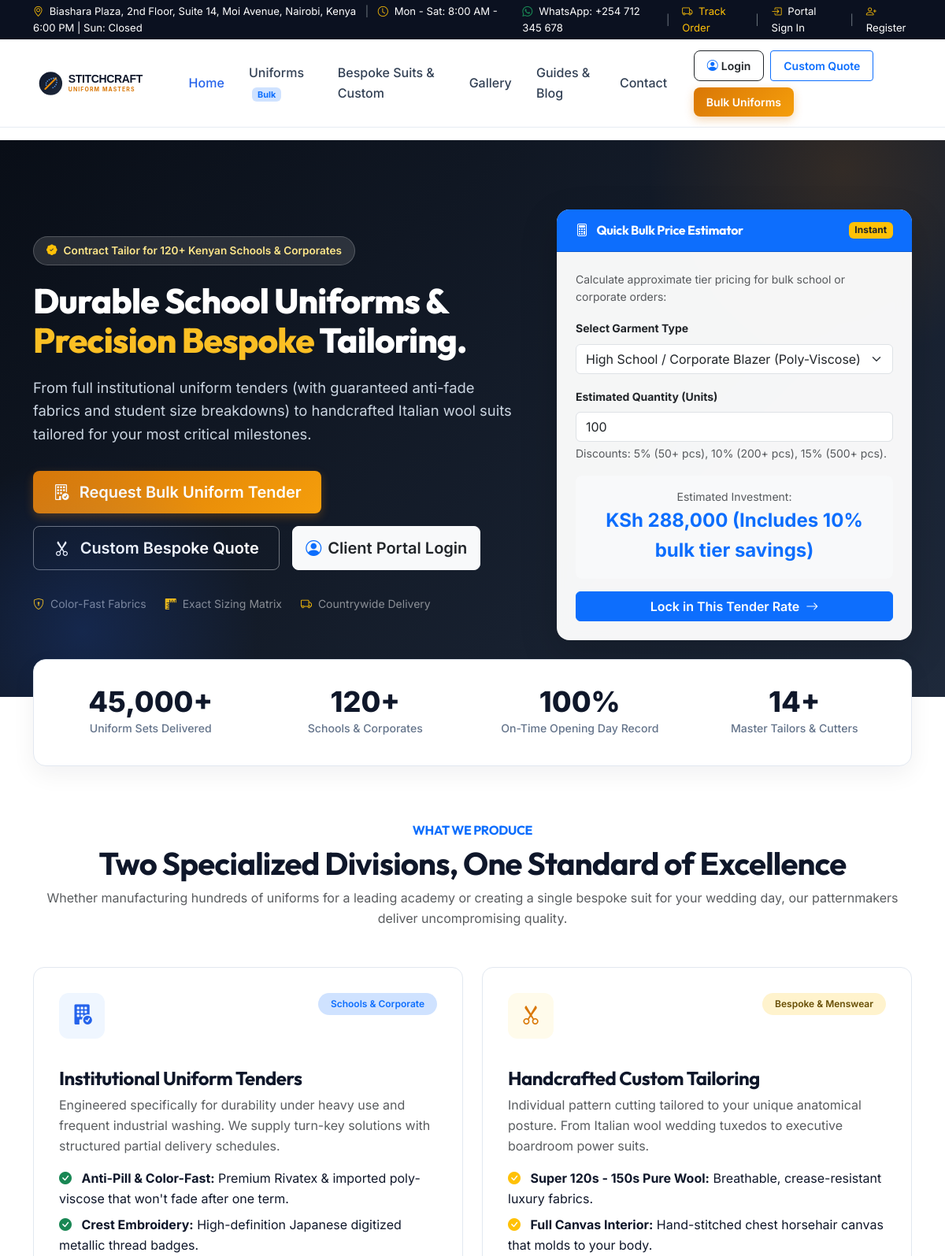
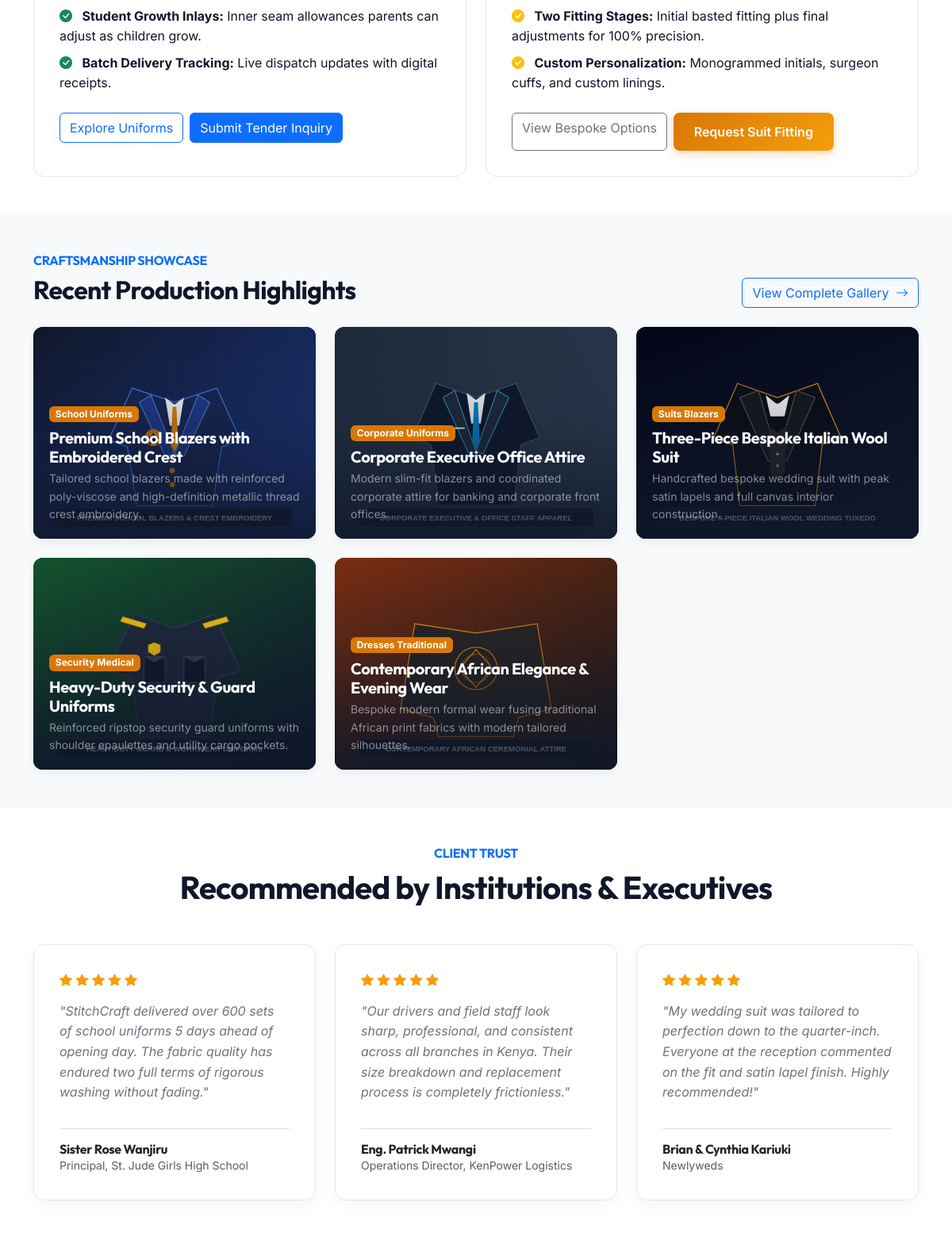
The page / (upper part) on the database its author committed (2 pictures, top to bottom).
### tables this page shows
CREATE TABLE IF NOT EXISTS `gallery` (
  `id` INT AUTO_INCREMENT PRIMARY KEY,
  `title` VARCHAR(150) NOT NULL,
  `category` ENUM('school_uniforms', 'corporate_uniforms', 'security_medical', 'suits_blazers', 'dresses_traditional', 'casual_everyday') NOT NULL DEFAULT 'school_uniforms',
  `image_path` VARCHAR(255) NOT NULL,
  `thumbnail_path` VARCHAR(255) DEFAULT NULL,
  `description` TEXT DEFAULT NULL,
  `is_featured` TINYINT(1) NOT NULL DEFAULT 0,
  `sort_order` INT NOT NULL DEFAULT 0,
  `created_at` TIMESTAMP DEFAULT CURRENT_TIMESTAMP
);

CREATE TABLE IF NOT EXISTS `testimonials` (
  `id` INT AUTO_INCREMENT PRIMARY KEY,
  `author_name` VARCHAR(100) NOT NULL,
  `organization_title` VARCHAR(150) DEFAULT NULL,
  `quote_text` TEXT NOT NULL,
  `rating` TINYINT NOT NULL DEFAULT 5,
  `avatar_url` VARCHAR(255) DEFAULT NULL,
  `is_approved` TINYINT(1) NOT NULL DEFAULT 1,
  `sort_order` INT NOT NULL DEFAULT 0,
  `created_at` TIMESTAMP DEFAULT CURRENT_TIMESTAMP
);

### includes/auth_check.php (called while the page is built, shortened)
<?php
require_once __DIR__ . '/functions.php';
function is_logged_in() {
    return !empty($_SESSION['user_id']) && in_array($_SESSION['user_role'] ?? '', ['admin', 'staff']);
}
function is_customer_logged_in() {
    return !empty($_SESSION['customer_id']);
}

### includes/db.php (called while the page is built, shortened)
<?php
function db_query($sql, $params = [], $types = '') {
    $conn = get_db_connection();
    $stmt = $conn->prepare($sql);
    if (!$stmt->execute()) {
        error_log("MySQL execute error: " . $stmt->error . " in query: " . $sql);
        $stmt->close();
        return false;
    }
    return $stmt;
}
function db_fetch_all($sql, $params = [], $types = '') {
    $stmt = db_query($sql, $params, $types);
    $result = $stmt->get_result();
    $rows = [];
    if ($result) {
        while ($row = $result->fetch_assoc()) {
            $rows[] = $row;
        }
    }
    return $rows;
}

### includes/functions.php (called while the page is built, shortened)
<?php
require_once __DIR__ . '/db.php';
function e($string) {
    return htmlspecialchars((string)$string, ENT_QUOTES, 'UTF-8');
}

### index.php (the view, shortened to what this page needs)
<?php
require_once __DIR__ . '/includes/header.php';
$featured_gallery = db_fetch_all("SELECT * FROM gallery WHERE is_featured = 1 ORDER BY sort_order ASC LIMIT 6");
$testimonials = db_fetch_all("SELECT * FROM testimonials WHERE is_approved = 1 ORDER BY sort_order ASC LIMIT 3");
?>
<section class="hero-wrapper">
  <div class="container">
    <div class="row align-items-center">
      <div class="col-lg-7">
        <div class="badge-hero">
          <i class="bi bi-patch-check-fill text-warning"></i> Contract Tailor for 120+ Kenyan Schools & Corporates
        </div>
        <h1 class="hero-title">
          Durable School Uniforms & <span class="text-gold">Precision Bespoke</span> Tailoring.
        </h1>
        <p class="hero-subtitle">
          From full institutional uniform tenders (with guaranteed anti-fade fabrics and student size breakdowns) to handcrafted Italian wool suits tailored for your most critical milestones.
        </p>
        <div class="d-flex flex-wrap gap-3">
          <a href="<?= BASE_URL ?>/bulk_inquiry.php" class="btn btn-gold btn-lg">
            <i class="bi bi-building-check me-2"></i> Request Bulk Uniform Tender
          </a>
          <a href="<?= BASE_URL ?>/quote_request.php" class="btn btn-outline-light-custom btn-lg">
            <i class="bi bi-scissors me-2"></i> Custom Bespoke Quote
          </a>
          <?php if (!is_customer_logged_in() && !is_logged_in()): ?>
            <a href="<?= BASE_URL ?>/login.php" class="btn btn-light btn-lg text-dark fw-semibold d-inline-flex align-items-center">
              <i class="bi bi-person-circle me-2 text-primary"></i> Client Portal Login
            </a>
          <?php else: ?>
            <a href="<?= is_customer_logged_in() ? BASE_URL . '/my_account.php' : BASE_URL . '/admin/dashboard.php' ?>" class="btn btn-light btn-lg text-dark fw-semibold d-inline-flex align-items-center">
              <i class="bi bi-speedometer2 me-2 text-primary"></i> Go to My Portal
            </a>
          <?php endif; ?>
        </div>
        <div class="mt-4 pt-2 text-white-50 small d-flex flex-wrap gap-4 align-items-center">
          <span><i class="bi bi-shield-lock text-warning me-1"></i> Color-Fast Fabrics</span>
          <span><i class="bi bi-rulers text-warning me-1"></i> Exact Sizing Matrix</span>
          <span><i class="bi bi-truck text-warning me-1"></i> Countrywide Delivery</span>
        </div>
      </div>
      <div class="col-lg-5 mt-5 mt-lg-0">
        <div class="card border-0 shadow-lg rounded-4 overflow-hidden" style="background: rgba(255, 255, 255, 0.96); backdrop-filter: blur(10px);">
          <div class="card-header bg-primary text-white py-3 px-4">
            <div class="d-flex justify-content-between align-items-center">
              <h5 class="mb-0 fw-bold fs-6"><i class="bi bi-calculator me-2"></i> Quick Bulk Price Estimator</h5>
              <span class="badge bg-warning text-dark">Instant</span>
            </div>
          </div>
          <div class="card-body p-4 text-dark">
            <p class="small text-muted mb-3">Calculate approximate tier pricing for bulk school or corporate orders:</p>
            <div class="mb-3">
              <label class="form-label small fw-bold">Select Garment Type</label>
              <select id="calc_garment_type" class="form-select">
                <option value="blazer" data-base-price="3200">High School / Corporate Blazer (Poly-Viscose)</option>
              </select>
            </div>
            <div class="mb-3">
              <label class="form-label small fw-bold">Estimated Quantity (Units)</label>
              <input type="number" id="calc_quantity" class="form-control" value="100" min="10" step="10">
              <div class="form-text small">Discounts: 5% (50+ pcs), 10% (200+ pcs), 15% (500+ pcs).</div>
            </div>
            <div class="p-3 bg-light rounded-3 text-center mb-3">
              <div class="small text-muted">Estimated Investment:</div>
              <div id="calc_estimate_output" class="fs-4 fw-bold text-primary">KSh 288,000 (Includes 10% bulk tier savings)</div>
            </div>
            <a href="<?= BASE_URL ?>/bulk_inquiry.php" class="btn btn-primary w-100 fw-semibold">
              Lock in This Tender Rate <i class="bi bi-arrow-right ms-1"></i>
            </a>
          </div>
        </div>
      </div>
    </div>
  </div>
</section>
<div class="container">
  <div class="stats-bar">
    <div class="row text-center g-4">
      <div class="col-6 col-md-3 border-end-md">
        <div class="stat-number">45,000+</div>
        <div class="stat-label">Uniform Sets Delivered</div>
      </div>
      <div class="col-6 col-md-3 border-end-md">
        <div class="stat-number">120+</div>
        <div class="stat-label">Schools & Corporates</div>
      </div>
      <div class="col-6 col-md-3 border-end-md">
        <div class="stat-number">100%</div>
        <div class="stat-label">On-Time Opening Day Record</div>
      </div>
      <div class="col-6 col-md-3">
        <div class="stat-number">14+</div>
        <div class="stat-label">Master Tailors & Cutters</div>
      </div>
    </div>
  </div>
</div>
<section class="py-5 mt-4">
  <div class="container">
    <div class="text-center max-w-700 mx-auto mb-5">
      <h6 class="text-primary fw-bold text-uppercase tracking-wider">What We Produce</h6>
      <h2 class="display-6 fw-bold">Two Specialized Divisions, One Standard of Excellence</h2>
      <p class="text-muted">Whether manufacturing hundreds of uniforms for a leading academy or creating a single bespoke suit for your wedding day, our patternmakers deliver uncompromising quality.</p>
    </div>
    <div class="row g-4">
      <div class="col-lg-6">
        <div class="feature-card">
          <div class="d-flex justify-content-between align-items-start mb-3">
            <div class="feature-icon-wrapper">
              <i class="bi bi-building-fill-check"></i>
            </div>
            <span class="badge bg-primary-subtle text-primary px-3 py-2 rounded-pill fw-semibold">Schools & Corporate</span>
          </div>
          <h3 class="h4 fw-bold">Institutional Uniform Tenders</h3>
          <p class="text-muted">
            Engineered specifically for durability under heavy use and frequent industrial washing. We supply turn-key solutions with structured partial delivery schedules.
          </p>
          <ul class="list-unstyled mb-4">
            <li class="mb-2"><i class="bi bi-check-circle-fill text-success me-2"></i> <strong>Anti-Pill & Color-Fast:</strong> Premium Rivatex & imported poly-viscose that won't fade after one term.</li>
            <li class="mb-2"><i class="bi bi-check-circle-fill text-success me-2"></i> <strong>Crest Embroidery:</strong> High-definition Japanese digitized metallic thread badges.</li>
            <li class="mb-2"><i class="bi bi-check-circle-fill text-success me-2"></i> <strong>Student Growth Inlays:</strong> Inner seam allowances parents can adjust as children grow.</li>
            <li class="mb-2"><i class="bi bi-check-circle-fill text-success me-2"></i> <strong>Batch Delivery Tracking:</strong> Live dispatch updates with digital receipts.</li>
          </ul>
          <div class="d-flex gap-2">
            <a href="<?= BASE_URL ?>/services_uniforms.php" class="btn btn-outline-primary">Explore Uniforms</a>
            <a href="<?= BASE_URL ?>/bulk_inquiry.php" class="btn btn-primary">Submit Tender Inquiry</a>
          </div>
        </div>
      </div>
      <div class="col-lg-6">
        <div class="feature-card">
          <div class="d-flex justify-content-between align-items-start mb-3">
            <div class="feature-icon-wrapper feature-icon-gold">
              <i class="bi bi-scissors"></i>
            </div>
            <span class="badge bg-warning-subtle text-warning-emphasis px-3 py-2 rounded-pill fw-semibold">Bespoke & Menswear</span>
          </div>
          <h3 class="h4 fw-bold">Handcrafted Custom Tailoring</h3>
          <p class="text-muted">
            Individual pattern cutting tailored to your unique anatomical posture. From Italian wool wedding tuxedos to executive boardroom power suits.
          </p>
          <ul class="list-unstyled mb-4">
            <li class="mb-2"><i class="bi bi-check-circle-fill text-warning me-2"></i> <strong>Super 120s - 150s Pure Wool:</strong> Breathable, crease-resistant luxury fabrics.</li>
            <li class="mb-2"><i class="bi bi-check-circle-fill text-warning me-2"></i> <strong>Full Canvas Interior:</strong> Hand-stitched chest horsehair canvas that molds to your body.</li>
            <li class="mb-2"><i class="bi bi-check-circle-fill text-warning me-2"></i> <strong>Two Fitting Stages:</strong> Initial basted fitting plus final adjustments for 100% precision.</li>
            <li class="mb-2"><i class="bi bi-check-circle-fill text-warning me-2"></i> <strong>Custom Personalization:</strong> Monogrammed initials, surgeon cuffs, and custom linings.</li>
          </ul>
          <div class="d-flex gap-2">
            <a href="<?= BASE_URL ?>/services_custom.php" class="btn btn-outline-secondary">View Bespoke Options</a>
            <a href="<?= BASE_URL ?>/quote_request.php" class="btn btn-gold">Request Suit Fitting</a>
          </div>
        </div>
      </div>
    </div>
  </div>
</section>
<section class="py-5 bg-light">
  <div class="container">
    <div class="d-flex flex-wrap justify-content-between align-items-end mb-4">
      <div>
        <h6 class="text-primary fw-bold text-uppercase tracking-wider">Craftsmanship Showcase</h6>
        <h2 class="h2 fw-bold mb-1">Recent Production Highlights</h2>
      </div>
      <div>
        <a href="<?= BASE_URL ?>/portfolio.php" class="btn btn-outline-primary">View Complete Gallery <i class="bi bi-arrow-right ms-1"></i></a>
      </div>
    </div>
    <div class="row g-4">
      <?php if (!empty($featured_gallery)): ?>
        <?php foreach ($featured_gallery as $item): ?>
          <div class="col-md-6 col-lg-4">
            <div class="gallery-card" data-bs-toggle="modal" data-bs-target="#lightboxModal"
                 data-img="<?= BASE_URL ?>/<?= e($item['image_path']) ?>"
                 data-title="<?= e($item['title']) ?>"
                 data-desc="<?= e($item['description']) ?>">
              <img src="<?= BASE_URL ?>/<?= e($item['image_path']) ?>" alt="<?= e($item['title']) ?>"
                   onerror="this.src='https://placehold.co/600x450/0f172a/white?text=<?= urlencode($item['title']) ?>'">
              <div class="gallery-overlay">
                <span class="badge bg-gold text-white align-self-start mb-2" style="background:#d97706;"><?= e(ucwords(str_replace('_', ' ', $item['category']))) ?></span>
                <h5 class="fw-bold mb-1 text-white"><?= e($item['title']) ?></h5>
                <p class="small text-white-50 mb-0"><?= e($item['description']) ?></p>
              </div>
            </div>
          </div>
        <?php endforeach; ?>
      <?php else: ?>
        <div class="col-12 text-center text-muted py-4">No gallery items loaded.</div>
      <?php endif; ?>
    </div>
  </div>
</section>
<section class="py-5">
  <div class="container">
    <div class="text-center mb-5">
      <h6 class="text-primary fw-bold text-uppercase tracking-wider">Client Trust</h6>
      <h2 class="display-6 fw-bold">Recommended by Institutions & Executives</h2>
    </div>
    <div class="row g-4">
      <?php foreach ($testimonials as $testimonial): ?>
        <div class="col-md-4">
          <div class="testimonial-card">
            <div>
              <div class="rating-stars">
                <?php for ($i = 0; $i < $testimonial['rating']; $i++): ?>
                  <i class="bi bi-star-fill"></i>
                <?php endfor; ?>
              </div>
              <p class="fst-italic text-secondary">
                "<?= e($testimonial['quote_text']) ?>"
              </p>
            </div>
            <div class="pt-3 border-top mt-3">
              <h6 class="fw-bold mb-0 text-dark"><?= e($testimonial['author_name']) ?></h6>
              <div class="small text-muted"><?= e($testimonial['organization_title']) ?></div>
            </div>
          </div>
        </div>
      <?php endforeach; ?>
    </div>
  </div>
</section>
<?php require_once __DIR__ . '/includes/footer.php'; ?>

### rows shown on the page
gallery: image_path (picture), category "School Uniforms", title "Premium School Blazers with Embroidered Crest", description "Tailored school blazers made with reinforced poly-viscose and high-definition metallic thread crest embroidery."
gallery: image_path (picture), category "Corporate Uniforms", title "Corporate Executive Office Attire", description "Modern slim-fit blazers and coordinated corporate attire for banking and corporate front offices."
gallery: image_path (picture), category "Suits Blazers", title "Three-Piece Bespoke Italian Wool Suit", description "Handcrafted bespoke wedding suit with peak satin lapels and full canvas interior construction."
gallery: image_path (picture), category "Security Medical", title "Heavy-Duty Security & Guard Uniforms", description "Reinforced ripstop security guard uniforms with shoulder epaulettes and utility cargo pockets."
gallery: image_path (picture), category "Dresses Traditional", title "Contemporary African Elegance & Evening Wear", description "Bespoke modern formal wear fusing traditional African print fabrics with modern tailored silhouettes."
testimonials: rating 5 (drawn), quote_text "StitchCraft delivered over 600 sets of school uniforms 5 days ahead of opening day. The fabric quality has endured two full terms of rigorous washing without fading.", author_name "Sister Rose Wanjiru", organization_title "Principal, St. Jude Girls High School"
testimonials: rating 5 (drawn), quote_text "Our drivers and field staff look sharp, professional, and consistent across all branches in Kenya. Their size breakdown and replacement process is completely frictionless.", author_name "Eng. Patrick Mwangi", organization_title "Operations Director, KenPower Logistics"
testimonials: rating 5 (drawn), quote_text "My wedding suit was tailored to perfection down to the quarter-inch. Everyone at the reception commented on the fit and satin lapel finish. Highly recommended!", author_name "Brian & Cynthia Kariuki", organization_title "Newlyweds"

### other values the page prints
BUSINESS_ADDRESS "Biashara Plaza, 2nd Floor, Suite 14, Moi Avenue, Nairobi, Kenya"
BUSINESS_HOURS "Mon - Sat: 8:00 AM - 6:00 PM | Sun: Closed"
BUSINESS_PHONE "+254 712 345 678"
